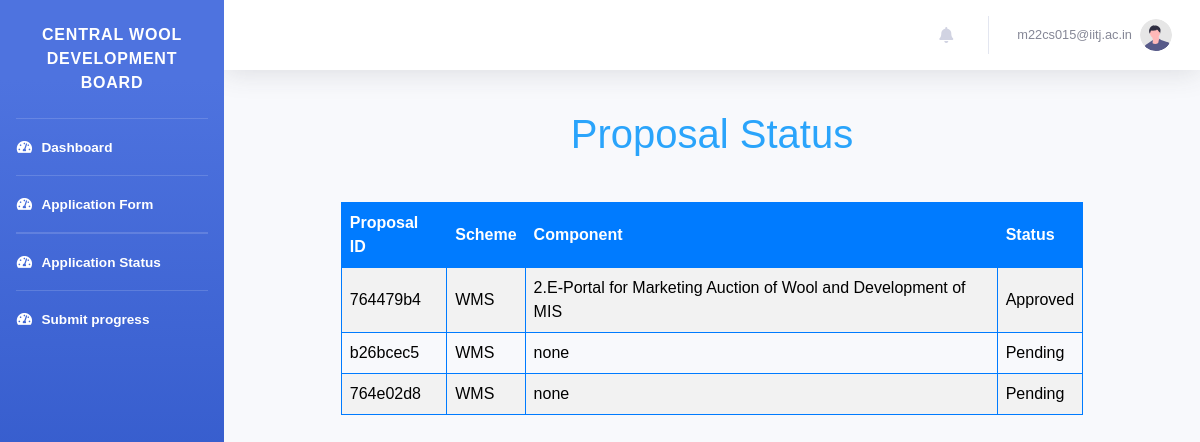
The app's page /dashboard/proposal_status/ (signed in) with its own data.
### authapp/models.py (models this page shows, shortened)
class CustomUser(AbstractBaseUser, PermissionsMixin):
    AGENCY_NATURE_CHOICES = [
        ("Central Federations", "Central Federations"),
        ("State Federations", "State Federations"),
        ("Central Sheep & Wool Boards", "Central Sheep & Wool Boards"),
        ("State Sheep & Wool Boards", "State Sheep & Wool Boards"),
        ("UT Govt. Sheep & Wool Boards", "UT Govt. Sheep & Wool Boards"),
        ("UT Govt. Sheep & Wool Federations", "UT Govt. Sheep & Wool Federations"),
        ("State Govt. Corporations Federations", "State Govt. Corporations Federations"),
        ("Central Departments", "Central Departments"),
        ("State Departments", "State Departments"),
        ("UT Statutory Departments", "UT Statutory Departments"),
        ("Autonomous and Advisory Bodies Departments", "Autonomous and Advisory Bodies Departments"),
        ("State Cooperative Departments", "State Cooperative Departments"),
        ("UT Cooperative Departments", "UT Cooperative Departments"),
        ("Central Govt Cooperative Departments", "Central Govt Cooperative Departments"),
        ("Central Govt Animal Husbandry Department", "Central Govt Animal Husbandry Department"),
        ("State Govt. Animal Husbandry Department", "State Govt. Animal Husbandry Department"),
        ("UT Animal Husbandry Department", "UT Animal Husbandry Department"),
        ("State Industries Department", "State Industries Department"),
        ("Central Industries Department", "Central Industries Department"),
        ("UT Industries Department", "UT Industries Department"),
        ("Central Organizations", "Central Organizations"),
        ("State Organizations", "State Organizations"),
        ("UT Government Organizations", "UT Government Organizations"),
        ("Universities of State", "Universities of State"),
        ("Universities of Central Govt", "Universities of Central Govt"),
        ("Universities of UT", "Universities of UT"),
        ("Govt. marketing event organizers", "Govt. marketing event organizers"),
        ("Central Research & Development Institutions", "Central Research & Development Institutions"),
        ("State Research & Development Institutions", "State Research & Development Institutions"),
        ("UT Govts. Autonomous Research & Development Institutions", "UT Govts. Autonomous Research & Development Institutions"),
        ("Statutory Bodies Research & Development Institutions", "Statutory Bodies Research & Development Institutions"),
        ("Textiles Research Associations (TRAs)", "Textiles Research Associations (TRAs)"),
    ]
    is_staff = models.BooleanField(default=False)
    is_active = models.BooleanField(default=True)
    date_joined = models.DateTimeField(default=timezone.now)
    agency_name = models.CharField(max_length=100,blank=False,null=False,default="")
    agency_nature = models.CharField(
        max_length=56, choices=AGENCY_NATURE_CHOICES, default='Central Federations')
    registration_number = models.CharField(max_length=255, blank=True, null=True)
    address = models.TextField(default="",blank=False,null=False)
    pincode = models.CharField(max_length=10,blank=False,null=False,default="")
    contact_person_name = models.CharField(max_length=255,blank=False,null=False,default="")
    contact_person_designation = models.CharField(max_length=255,blank=False,null=False,default="")
    email = models.EmailField(_("email address"), unique=True,default="")
    contact_person_mobile = models.CharField(max_length=15,blank=False,null=False,default="")
    USERNAME_FIELD = "email"
    REQUIRED_FIELDS = []
    objects = CustomUserManager()

class Proposal(models.Model):
    STATUS_CHOICES = [
        ('Pending', 'Pending'),
        ('Approved', 'Approved'),
        ('Completed', 'Completed'),
        ('Rejected', 'Rejected'),
        ('Resubmit','Resubmit')
    ]
    user = models.ForeignKey(settings.AUTH_USER_MODEL, on_delete=models.CASCADE)
    name_and_address = models.TextField()
    project_scheme = models.CharField(max_length=20)
    scheme_component = models.CharField(max_length=100)
    nature_of_applicant = models.CharField(max_length=50)
    other_nature = models.CharField(max_length=50, blank=True, null=True)
    brief_of_agency = models.TextField()
    objectives_of_project = models.TextField()
    brief_of_project = models.TextField()
    justification_of_project = models.TextField()
    methodology_of_project = models.TextField()
    expected_outcome = models.FileField(upload_to='excel_files/', blank=True, null=True)
    scenario_change = models.TextField()
    beneficiaries = models.FileField(upload_to='excel_files/', blank=True, null=True)
    mode_of_selection = models.TextField()
    component_wise_cost = models.FileField(upload_to='excel_files/', blank=True, null=True)
    total_duration = models.FileField(upload_to='excel_files/', blank=True, null=True)
    location_of_project = models.CharField(max_length=100)
    associated_agency = models.TextField()
    bank_details = models.TextField()
    nodal_officer_details = models.TextField()
    other_info = models.TextField()
    status = models.CharField(max_length=20, choices=STATUS_CHOICES, default='Pending')
    fund_allocated = models.DecimalField(max_digits=20, decimal_places=2, blank=True, null=True)
    sanction_letter = models.FileField(upload_to='sanction_letters/', blank=True, null=True)
    project_report = models.FileField(upload_to='pdf_files/', blank=True, null=True)
    covering_letter = models.FileField(upload_to='pdf_files/', blank=True, null=True)
    unique_id = models.CharField(max_length=8, unique=True)
    created_at = models.DateTimeField(auto_now_add=True)

### authapp/views.py (the view)
# urls.py: path('dashboard/proposal_status/', views.proposal_status, name='proposal_status'),
@login_required
def proposal_status(request):
    user_proposals = Proposal.objects.filter(user=request.user)
    return render(request, 'proposal/proposal_status.html', {'proposals': user_proposals})

### templates/proposal/proposal_status.html (shortened to what this page needs)
{% extends 'base_dashboard.html' %}
    {% block content%}
     <header>
        <h1>Proposal Status</h1>
    </header>
    <table>
        <tr>
            <th>Proposal ID</th>
            <th>Scheme</th>
            <th>Component</th>
            <th>Status</th>
        </tr>
        {% for proposal in proposals %}
            <tr>
                <td>{{ proposal.unique_id }}</td>
                <td>{{ proposal.project_scheme }}</td>
                <td>{{proposal.scheme_component}}</td>
                <td>{{ proposal.status }}</td>
            </tr>
        {% endfor %}
    </table>
{% endblock %}

### templates/base_dashboard.html (shortened to what this page needs)
{% load static %}
<!DOCTYPE html>
<html lang="en">
<head>
    <link href="{%static 'css/user_dashboard/all.min.css'%}" rel="stylesheet" type="text/css">
        <link rel="stylesheet" href="https://cdnjs.cloudflare.com/ajax/libs/font-awesome/5.15.3/css/all.min.css">
    <link href="{%static 'css/user_dashboard/sb-admin-2.min.css'%}" rel="stylesheet">
</head>
<body id="page-top">
    <div id="wrapper">
        <ul class="navbar-nav bg-gradient-primary sidebar sidebar-dark accordion" id="accordionSidebar">
             <br>
            <a class="sidebar-brand d-flex align-items-center justify-content-center" href="index.html">
                <div class="sidebar-brand-text mx-sm-2">Central Wool Development Board</div>
            </a>
            <br>
            <hr class="sidebar-divider my-0">
            <li class="nav-item active">
                <a class="nav-link" href="{% url 'authapp:dashboard' %}">
                    <i class="fas fa-fw fa-tachometer-alt"></i>
                    <span>Dashboard</span></a>
            </li>
             <hr class="sidebar-divider my-0">
             <li class="nav-item active">
                <a class="nav-link" href="{% url 'authapp:submit_proposal' %}">
                    <i class="fas fa-fw fa-tachometer-alt"></i>
                    <span>Application Form</span></a>
            </li>
             <hr class="sidebar-divider my-0">
             <hr class="sidebar-divider my-0">
             <li class="nav-item active">
                <a class="nav-link" href="{% url 'authapp:proposal_status' %}">
                    <i class="fas fa-fw fa-tachometer-alt"></i>
                    <span>Application Status</span></a>
            </li>
            <hr class="sidebar-divider my-0">
             <li class="nav-item active">
                <a class="nav-link" href="{% url 'authapp:progress_report' %}">
                    <i class="fas fa-fw fa-tachometer-alt"></i>
                    <span>Submit progress</span></a>
            </li>
        </ul>
        <div id="content-wrapper" class="d-flex flex-column">
            <div id="content">
                 <nav class="navbar navbar-expand navbar-light bg-white topbar mb-4 static-top shadow ">
                    <ul class="navbar-nav ml-auto">
<li class="nav-item dropdown no-arrow mx-1">
    <a class="nav-link dropdown-toggle" href="#" id="alertsDropdown" role="button"
        data-toggle="dropdown" aria-haspopup="true" aria-expanded="false">
        <i class="fas fa-bell fa-fw"></i>
    </a>
</li>
                        <li class="nav-item dropdown no-arrow">
                            <a class="nav-link dropdown-toggle" href="#" id="userDropdown" role="button"
                                data-toggle="dropdown" aria-haspopup="true" aria-expanded="false">
                                <span class="mr-2 d-none d-lg-inline text-gray-600 small">{{user.email}}</span>
                                <img class="img-profile rounded-circle"
                                    src="{%static 'img/undraw_profile.svg'%}">
                            </a>
                        </li>
                    </ul>
</nav>
                <div class="container-fluid">
                   {% block content %}{% endblock %}
                </div>
        </div>
    </div>
</body>
</html>

### templates/proposal/proposal_status.html (style rules this page uses)
body { font-family: Arial, sans-serif; margin: 0; padding: 0; background-color: #f4f4f4; }
header { color: #2aa4fb; text-align: center; padding: 1em 0; }
table { width: 80%; margin: 20px auto; border-collapse: collapse; }
th, td { border: 1px solid #007BFF; padding: 8px; text-align: left; color:black; }
th { background-color: #007BFF; color: white; }
tr:nth-child(even) { background-color: #f2f2f2; }

### records on screen
CustomUser: email "m22cs015@iitj.ac.in"
Proposal: unique_id "764479b4", project_scheme "WMS", scheme_component "2.E-Portal for Marketing Auction of Wool and Development of MIS", status "Approved"
Proposal: unique_id "b26bcec5", project_scheme "WMS", scheme_component "none", status "Pending"
Proposal: unique_id "764e02d8", project_scheme "WMS", scheme_component "none", status "Pending"
